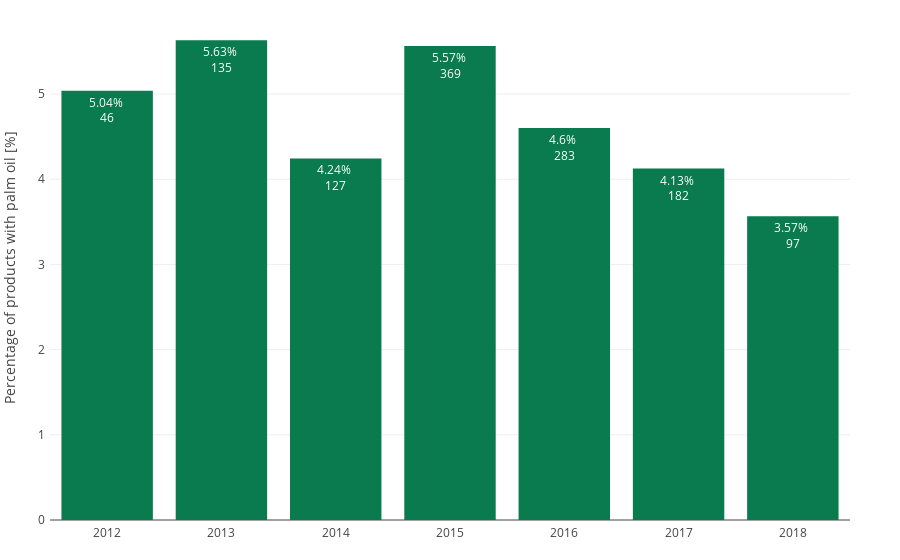

Write notebook code for a chart like this one.
### Markdown cell above
<i>palm_oil_over_time</i> function plots the proportions of palm oil products over time

### Code cell
visualize.palm_oil_overtime(proportions,
                            palm_oil_over_time,
                            save = save_plots_offline, 
                            save_title= 'palm_oil_over_time')

### Figure 1 — Plotly figure (JSON) as saved in the notebook; plotly's stock layout.template omitted (floating-point values rounded to 4 significant figures)
{"data": [{"hoverinfo": "text", "marker": {"color": "#097B4E"}, "text": ["5.04% <br>46", "5.63% <br>135", "4.24% <br>127", "5.57% <br>369", "4.6% <br>283", "4.13% <br>182", "3.57% <br>97"], "type": "bar", "uid": "ffb18bde-d041-4025-a39d-db8a35ab6f4a", "x": [2012, 2013, 2014, 2015, 2016, 2017, 2018], "y": [5.038, 5.632, 4.245, 5.566, 4.601, 4.126, 3.566]}], "layout": {"margin": {"b": 40, "l": 50, "pad": 4, "r": 50, "t": 15}, "yaxis": {"title": "Percentage of products with palm oil [%]"}}}
